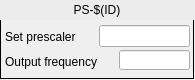
<?xml version="1.0" encoding="UTF-8"?>
<ui version="4.0">
 <class>Form</class>
 <widget class="QWidget" name="Form">
  <property name="geometry">
   <rect>
    <x>0</x>
    <y>0</y>
    <width>195</width>
    <height>80</height>
   </rect>
  </property>
  <property name="windowTitle">
   <string>Prescaler</string>
  </property>
  <widget class="caFrame" name="caframe">
   <property name="geometry">
    <rect>
     <x>0</x>
     <y>0</y>
     <width>194</width>
     <height>79</height>
    </rect>
   </property>
   <property name="frameShape">
    <enum>QFrame::Box</enum>
   </property>
   <widget class="QLabel" name="label_2">
    <property name="geometry">
     <rect>
      <x>5</x>
      <y>53</y>
      <width>121</width>
      <height>17</height>
     </rect>
    </property>
    <property name="text">
     <string>Output frequency</string>
    </property>
   </widget>
   <widget class="QLabel" name="label">
    <property name="geometry">
     <rect>
      <x>5</x>
      <y>28</y>
      <width>91</width>
      <height>17</height>
     </rect>
    </property>
    <property name="text">
     <string>Set prescaler</string>
    </property>
   </widget>
   <widget class="caTextEntry" name="catextentry">
    <property name="geometry">
     <rect>
      <x>99</x>
      <y>25</y>
      <width>91</width>
      <height>22</height>
     </rect>
    </property>
    <property name="toolTip">
     <string>Integer divisor between the Event clock and the sub-unit output.</string>
    </property>
    <property name="channel" stdset="0">
     <string notr="true">$(EVR):PS-$(ID)-Div-SP</string>
    </property>
    <property name="background">
     <color>
      <red>212</red>
      <green>219</green>
      <blue>157</blue>
     </color>
    </property>
    <property name="colorMode">
     <enum>caLineEdit::Static</enum>
    </property>
   </widget>
   <widget class="caLabel" name="calabel">
    <property name="geometry">
     <rect>
      <x>0</x>
      <y>0</y>
      <width>194</width>
      <height>20</height>
     </rect>
    </property>
    <property name="styleSheet">
     <string notr="true">background-color: rgb(236, 236, 236, 255);</string>
    </property>
    <property name="text">
     <string>PS-$(ID)</string>
    </property>
    <property name="alignment">
     <set>Qt::AlignCenter</set>
    </property>
   </widget>
   <widget class="caLineEdit" name="calineedit">
    <property name="geometry">
     <rect>
      <x>119</x>
      <y>50</y>
      <width>71</width>
      <height>20</height>
     </rect>
    </property>
    <property name="channel" stdset="0">
     <string notr="true">$(EVR):PS-$(ID)-Rate-I</string>
    </property>
   </widget>
  </widget>
 </widget>
 <customwidgets>
  <customwidget>
   <class>caTextEntry</class>
   <extends>caLineEdit</extends>
   <header>caTextEntry</header>
  </customwidget>
  <customwidget>
   <class>caFrame</class>
   <extends>QFrame</extends>
   <header>caFrame</header>
   <container>1</container>
  </customwidget>
  <customwidget>
   <class>caLabel</class>
   <extends>QLabel</extends>
   <header>caLabel</header>
  </customwidget>
  <customwidget>
   <class>caLineEdit</class>
   <extends>QLineEdit</extends>
   <header>caLineEdit</header>
  </customwidget>
 </customwidgets>
 <resources/>
 <connections/>
</ui>
